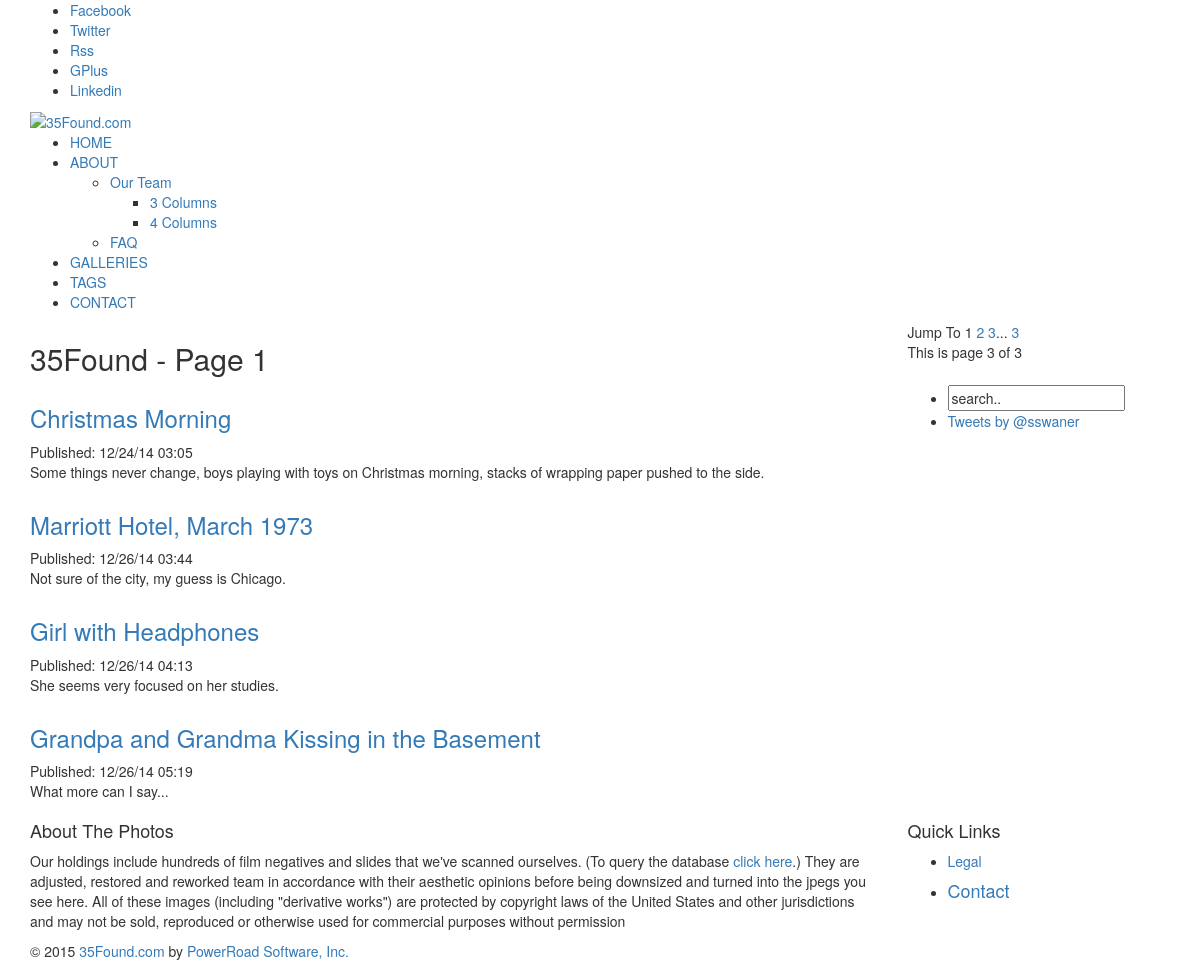
/page/1.html, run on the app's committed database.
### tables this page shows
CREATE TABLE post (id int primary key, body text, title varchar(100), slide_url varchar(150), publish_date datetime, draft int default(0), posted_by varchar(40), page int);

### _35found.py (the view)
@app.route('/page/<int:page>.html')
def load_page(page):
	c = conn.cursor()
	c.execute("""select id, title, body, slide_url, publish_date
					from post where page = ?""", (page, ))
	posts = c.fetchall()
	page_data = {}
	c.execute("select max(page) from post;")
	last_page = c.fetchone()[0]
	return render_template("page.html", posts = posts,
		last_page = last_page,
		current_page = page,
		show_page_control = 1)

### templates/page.html (shortened to what this page needs)
{% extends "base.html" %}
{% block page_title %}
{% if page_title %}
{{ page_title }}
{% else %}
35Found - Page {{ current_page }}
{% endif %}
{% endblock %}
{% block content %}
{% for post in posts %}
<article class="col-md-12 blog-post">
<h3 class="title-blog-post"><a href="/{{ post[0] }}.html">{{ post[1] }}</a></h3>
<div class="news-info">Published: {{ post[4] }}</div><p>{{ post[2] }}</p>
</article>
{% endfor %}
{% endblock %}

### data on the page
post: title "Christmas Morning", publish_date "12/24/14 03:05", body "Some things never change, boys playing with toys on Christmas morning, stacks of wrapping paper pushed to the side."
post: title "Marriott Hotel, March 1973", publish_date "12/26/14 03:44", body "Not sure of the city, my guess is Chicago."
post: title "Girl with Headphones", publish_date "12/26/14 04:13", body "She seems very focused on her studies."
post: title "Grandpa and Grandma Kissing in the Basement", publish_date "12/26/14 05:19", body "What more can I say..."

### other printed values
{{ current_page }} "1"
{{ last_page }} "3"
